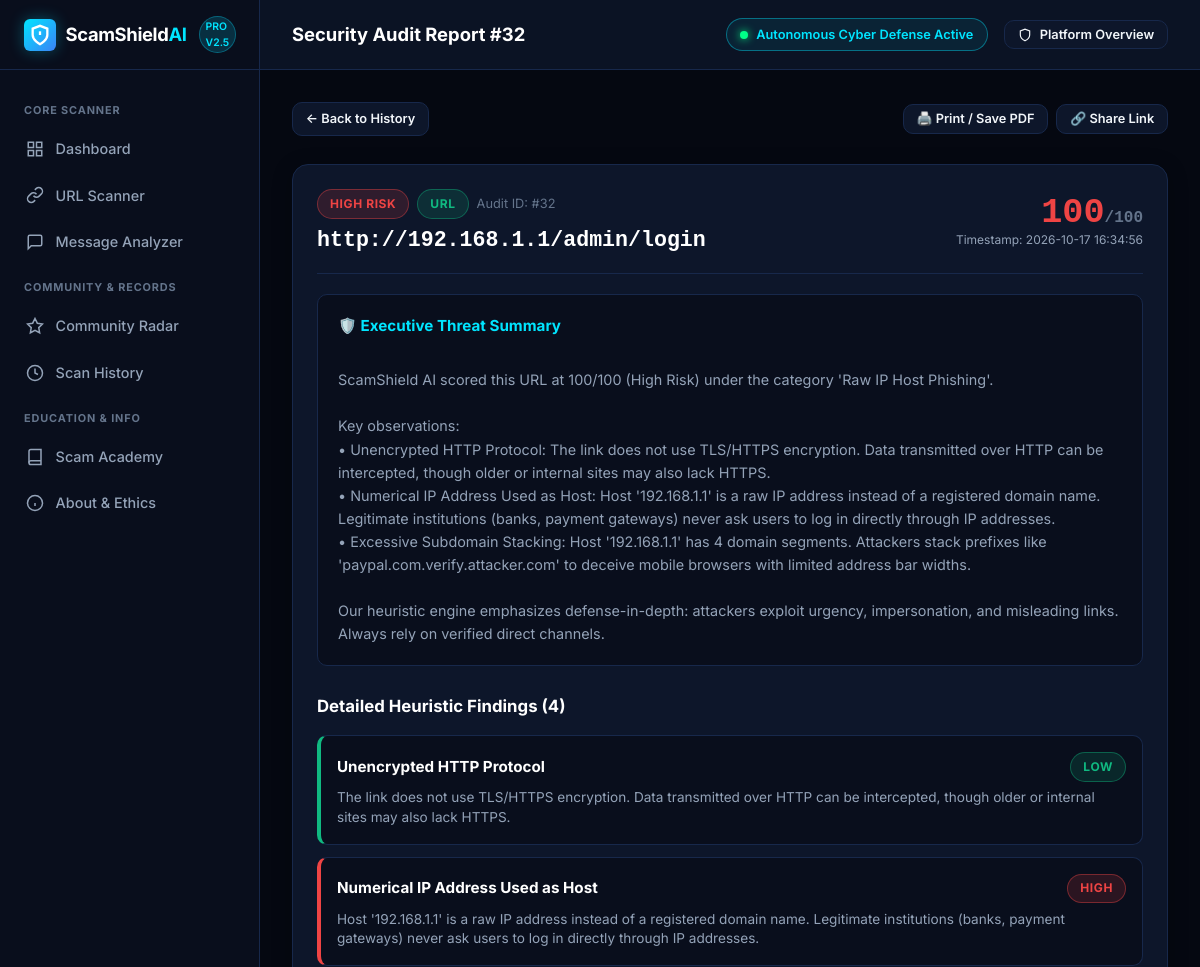
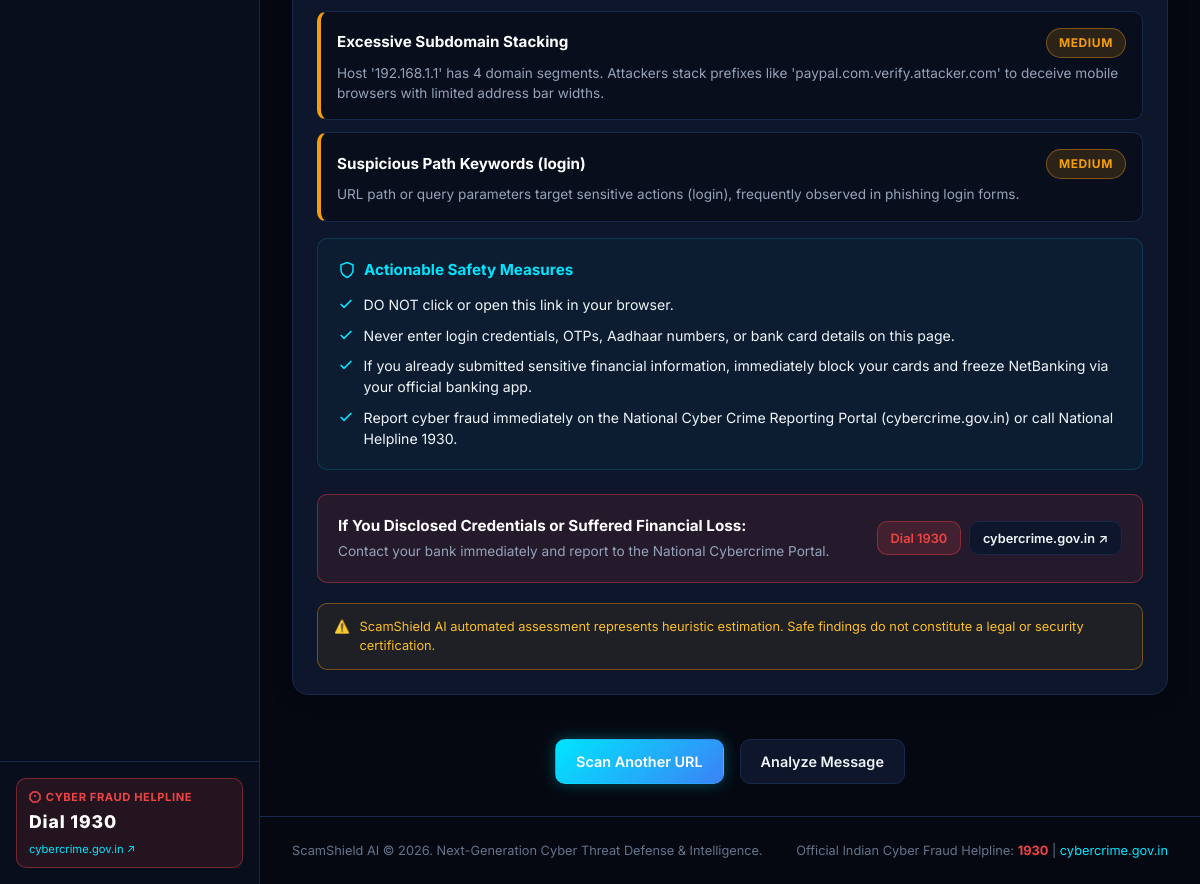
/results/32, run on the app's committed database (2 pictures, top to bottom).
### tables this page shows
CREATE TABLE scans (
        id INTEGER PRIMARY KEY AUTOINCREMENT,
        scan_type TEXT NOT NULL,
        target_preview TEXT NOT NULL,
        risk_score INTEGER NOT NULL,
        risk_level TEXT NOT NULL,
        primary_category TEXT NOT NULL,
        indicators_json TEXT,
        recommendations_json TEXT,
        full_summary TEXT,
        created_at TIMESTAMP DEFAULT CURRENT_TIMESTAMP
    );

### app.py (the view)
@app.route("/results/<int:scan_id>")
def results(scan_id):
    scan = get_scan_by_id(scan_id)
    if not scan:
        return render_template("404.html", message="Scan report not found."), 404
    return render_template("result.html", scan=scan)

### app.py (called while the page is built)
def is_rate_limited(ip: str) -> bool:
    now = time.time()
    clean_history = [t for t in REQUEST_LOG.get(ip, []) if now - t < 60]
    if len(clean_history) >= RATE_LIMIT_PER_MINUTE:
        return True
    clean_history.append(now)
    REQUEST_LOG[ip] = clean_history
    return False

@app.before_request
def check_rate_limit():
    if request.path.startswith("/static"):
        return None
    client_ip = request.remote_addr or "127.0.0.1"
    if is_rate_limited(client_ip):
        return jsonify({"error": "Rate limit exceeded. Please wait a moment before sending more requests."}), 429

### database/db.py (called while the page is built)
def get_db_connection():
    conn = sqlite3.connect(Config.DATABASE_PATH)
    conn.row_factory = sqlite3.Row
    conn.execute("PRAGMA foreign_keys = ON;")
    return conn

def get_scan_by_id(scan_id: int) -> dict:
    conn = get_db_connection()
    cursor = conn.cursor()
    cursor.execute("SELECT * FROM scans WHERE id = ?", (scan_id,))
    r = cursor.fetchone()
    conn.close()
    if not r:
        return None
    return {
        "id": r["id"],
        "scan_type": r["scan_type"],
        "target_preview": r["target_preview"],
        "risk_score": r["risk_score"],
        "risk_level": r["risk_level"],
        "primary_category": r["primary_category"],
        "indicators": json.loads(r["indicators_json"] or "[]"),
        "recommendations": json.loads(r["recommendations_json"] or "[]"),
        "full_summary": r["full_summary"],
        "created_at": r["created_at"]
    }

### templates/result.html (shortened to what this page needs)
{% extends "base.html" %}
{% block page_title %}Security Audit Report #{{ scan.id }}{% endblock %}
{% block content %}
<div style="display: flex; flex-direction: column; gap: 1.75rem; max-width: 900px; margin: 0 auto;">
  <div style="display: flex; justify-content: space-between; align-items: center; flex-wrap: wrap; gap: 0.75rem;">
    <a href="{{ url_for('history') }}" class="btn btn-secondary btn-sm">
      ← Back to History
    </a>
    <div style="display: flex; gap: 0.5rem;">
      <button class="btn btn-secondary btn-sm" onclick="window.print()">
        🖨️ Print / Save PDF
      </button>
      <button class="btn btn-secondary btn-sm" onclick="copyToClipboard(window.location.href, 'Report link copied!')">
        🔗 Share Link
      </button>
    </div>
  </div>
  <div class="cyber-card">
    <div class="cyber-card-header" style="border-bottom: 1px solid var(--border-color); padding-bottom: 1rem;">
      <div>
        <div style="display: flex; align-items: center; gap: 0.5rem; margin-bottom: 0.35rem;">
          <span class="badge-risk {{ scan.risk_level | lower }}">{{ scan.risk_level }} Risk</span>
          <span class="badge-risk low" style="text-transform: uppercase;">{{ scan.scan_type }}</span>
          <span style="font-size: 0.8rem; color: var(--text-dim);">Audit ID: #{{ scan.id }}</span>
        </div>
        <h2 style="font-size: 1.35rem; color: #fff; font-family: var(--font-mono); word-break: break-all;">
          {{ scan.target_preview }}
        </h2>
      </div>
      <div style="text-align: right;">
        <div style="font-size: 2.2rem; font-weight: 900; font-family: var(--font-mono);" class="risk-score-display {{ scan.risk_level | lower }}">
          {{ scan.risk_score }}<span style="font-size: 1rem; color: var(--text-dim);">/100</span>
        </div>
        <div style="font-size: 0.75rem; color: var(--text-muted);">Timestamp: {{ scan.created_at }}</div>
      </div>
    </div>
    {% if scan.full_summary %}
    <div style="margin-top: 1.25rem; background: var(--bg-secondary); border: 1px solid var(--border-color); border-radius: var(--radius-md); padding: 1.25rem;">
      <h3 style="font-size: 0.95rem; font-weight: 700; color: var(--accent-cyan); margin-bottom: 0.5rem;">
        🛡️ Executive Threat Summary
      </h3>
      <p style="font-size: 0.9rem; color: var(--text-muted); line-height: 1.6; white-space: pre-line;">
        {{ scan.full_summary }}
      </p>
    </div>
    {% endif %}
    <div style="margin-top: 1.75rem;">
      <h3 style="font-size: 1.05rem; font-weight: 700; color: #fff; margin-bottom: 0.75rem;">
        Detailed Heuristic Findings ({{ scan.indicators | length }})
      </h3>
      <div class="indicators-list">
        {% for ind in scan.indicators %}
        <div class="indicator-item {{ ind.severity | lower }}">
          <div class="indicator-item-header">
            <span class="indicator-title">{{ ind.title }}</span>
            <span class="badge-risk {{ ind.severity | lower }}">{{ ind.severity }}</span>
          </div>
          <p class="indicator-desc">{{ ind.desc }}</p>
        </div>
        {% else %}
        <div style="color: var(--text-muted); font-size: 0.9rem;">No high-severity indicators triggered.</div>
        {% endfor %}
      </div>
    </div>
    <div class="recommendations-box">
      <h4 style="font-size: 0.95rem; font-weight: 700; color: var(--accent-cyan); display: flex; align-items: center; gap: 0.5rem;">
        <svg width="18" height="18" viewBox="0 0 24 24" fill="none" stroke="currentColor" stroke-width="2"><path d="M12 22s8-4 8-10V5l-8-3-8 3v7c0 6 8 10 8 10z"></path></svg>
        Actionable Safety Measures
      </h4>
      <ul class="recommendations-list">
        {% for rec in scan.recommendations %}
        <li>
          <svg width="16" height="16" viewBox="0 0 24 24" fill="none" stroke="currentColor" stroke-width="2.5"><polyline points="20 6 9 17 4 12"></polyline></svg>
          <span>{{ rec }}</span>
        </li>
        {% endfor %}
      </ul>
    </div>
    <div style="margin-top: 1.5rem; background: rgba(239, 68, 68, 0.1); border: 1px solid var(--risk-high-border); border-radius: var(--radius-md); padding: 1.25rem; display: flex; align-items: center; justify-content: space-between; flex-wrap: wrap; gap: 1rem;">
      <div>
        <h4 style="color: #fff; font-size: 0.95rem; margin-bottom: 0.2rem;">If You Disclosed Credentials or Suffered Financial Loss:</h4>
        <p style="color: var(--text-muted); font-size: 0.85rem;">Contact your bank immediately and report to the National Cybercrime Portal.</p>
      </div>
      <div style="display: flex; gap: 0.5rem;">
        <a href="tel:1930" class="btn btn-danger btn-sm">Dial 1930</a>
        <a href="https://cybercrime.gov.in" target="_blank" rel="noopener noreferrer" class="btn btn-secondary btn-sm">cybercrime.gov.in ↗</a>
      </div>
    </div>
    <div class="disclaimer-box">
      <span>⚠️</span>
      <span>ScamShield AI automated assessment represents heuristic estimation. Safe findings do not constitute a legal or security certification.</span>
    </div>
  </div>
  <div style="display: flex; justify-content: center; gap: 1rem; margin-top: 1rem;">
    <a href="{{ url_for('scanner') }}" class="btn btn-primary">
      Scan Another URL
    </a>
    <a href="{{ url_for('analyzer') }}" class="btn btn-secondary">
      Analyze Message
    </a>
  </div>
</div>
{% endblock %}

### templates/base.html (shortened to what this page needs)
<!DOCTYPE html>
<html lang="en">
<head>
  <link rel="stylesheet" href="{{ url_for('static', filename='css/style.css') }}">
</head>
<body>
  <div class="app-container">
    <aside class="app-sidebar" id="appSidebar">
      <div class="sidebar-header">
        <a href="/" class="brand-logo">
          <div class="brand-icon">
            <svg width="22" height="22" viewBox="0 0 24 24" fill="none" stroke="currentColor" stroke-width="2.5"><path d="M12 22s8-4 8-10V5l-8-3-8 3v7c0 6 8 10 8 10z"></path><path d="M12 8v4"></path><path d="M12 16h.01"></path></svg>
          </div>
          <span>ScamShield<span style="color: var(--accent-cyan);">AI</span></span>
        </a>
        <span class="brand-badge">PRO v2.5</span>
      </div>
      <nav class="sidebar-nav">
        <div class="nav-section-title">Core Scanner</div>
        <a href="{{ url_for('dashboard') }}" class="nav-item {% if request.path == '/dashboard' %}active{% endif %}">
          <svg viewBox="0 0 24 24" fill="none" stroke="currentColor"><rect x="3" y="3" width="7" height="7"></rect><rect x="14" y="3" width="7" height="7"></rect><rect x="14" y="14" width="7" height="7"></rect><rect x="3" y="14" width="7" height="7"></rect></svg>
          <span>Dashboard</span>
        </a>
        <a href="{{ url_for('scanner') }}" class="nav-item {% if request.path == '/scanner' %}active{% endif %}">
          <svg viewBox="0 0 24 24" fill="none" stroke="currentColor"><path d="M10 13a5 5 0 0 0 7.54.54l3-3a5 5 0 0 0-7.07-7.07l-1.72 1.71"></path><path d="M14 11a5 5 0 0 0-7.54-.54l-3 3a5 5 0 0 0 7.07 7.07l1.71-1.71"></path></svg>
          <span>URL Scanner</span>
        </a>
        <a href="{{ url_for('analyzer') }}" class="nav-item {% if request.path == '/analyzer' %}active{% endif %}">
          <svg viewBox="0 0 24 24" fill="none" stroke="currentColor"><path d="M21 15a2 2 0 0 1-2 2H7l-4 4V5a2 2 0 0 1 2-2h14a2 2 0 0 1 2 2z"></path></svg>
          <span>Message Analyzer</span>
        </a>
        <div class="nav-section-title">Community & Records</div>
        <a href="{{ url_for('reports') }}" class="nav-item {% if request.path == '/reports' %}active{% endif %}">
          <svg viewBox="0 0 24 24" fill="none" stroke="currentColor"><polygon points="12 2 15.09 8.26 22 9.27 17 14.14 18.18 21.02 12 17.77 5.82 21.02 7 14.14 2 9.27 8.91 8.26 12 2"></polygon></svg>
          <span>Community Radar</span>
        </a>
        <a href="{{ url_for('history') }}" class="nav-item {% if request.path == '/history' %}active{% endif %}">
          <svg viewBox="0 0 24 24" fill="none" stroke="currentColor"><circle cx="12" cy="12" r="10"></circle><polyline points="12 6 12 12 16 14"></polyline></svg>
          <span>Scan History</span>
        </a>
        <div class="nav-section-title">Education & Info</div>
        <a href="{{ url_for('learn') }}" class="nav-item {% if request.path == '/learn' %}active{% endif %}">
          <svg viewBox="0 0 24 24" fill="none" stroke="currentColor"><path d="M4 19.5A2.5 2.5 0 0 1 6.5 17H20"></path><path d="M6.5 2H20v20H6.5A2.5 2.5 0 0 1 4 19.5v-15A2.5 2.5 0 0 1 6.5 2z"></path></svg>
          <span>Scam Academy</span>
        </a>
        <a href="{{ url_for('about') }}" class="nav-item {% if request.path == '/about' %}active{% endif %}">
          <svg viewBox="0 0 24 24" fill="none" stroke="currentColor"><circle cx="12" cy="12" r="10"></circle><line x1="12" y1="16" x2="12" y2="12"></line><line x1="12" y1="8" x2="12.01" y2="8"></line></svg>
          <span>About & Ethics</span>
        </a>
      </nav>
      <div class="sidebar-footer">
        <div class="emergency-pill">
          <div class="pill-label">
            <svg width="12" height="12" viewBox="0 0 24 24" fill="none" stroke="currentColor" stroke-width="3"><polygon points="7.86 2 16.14 2 22 7.86 22 16.14 16.14 22 7.86 22 2 16.14 2 7.86 7.86 2"></polygon><line x1="12" y1="8" x2="12" y2="12"></line><line x1="12" y1="16" x2="12.01" y2="16"></line></svg>
            Cyber Fraud Helpline
          </div>
          <div class="pill-number">Dial 1930</div>
          <a href="https://cybercrime.gov.in" target="_blank" rel="noopener noreferrer" style="font-size: 0.7rem; color: var(--accent-cyan); display: flex; align-items: center; gap: 4px; margin-top: 2px;">
            cybercrime.gov.in ↗
          </a>
        </div>
      </div>
    </aside>
    <div class="app-main">
      <header class="app-header">
        <div class="header-left">
          <h1 class="page-title">{% block page_title %}Cyber Threat Protection{% endblock %}</h1>
        </div>
        <div class="header-right">
          <div class="header-badge" style="border-color: rgba(0, 229, 255, 0.4); background: rgba(0, 229, 255, 0.08);">
            <span class="pulse-dot" style="background: var(--accent-green); box-shadow: 0 0 8px var(--accent-green);"></span>
            <span style="color: var(--accent-cyan); font-weight: 600;">Autonomous Cyber Defense Active</span>
          </div>
          <button class="btn btn-secondary btn-sm" onclick="openPresentationModal()">
            <svg width="14" height="14" viewBox="0 0 24 24" fill="none" stroke="currentColor" stroke-width="2"><path d="M12 22s8-4 8-10V5l-8-3-8 3v7c0 6 8 10 8 10z"></path></svg>
            Platform Overview
          </button>
        </div>
      </header>
      <main class="page-content">
        {% block content %}{% endblock %}
      </main>
      <footer style="padding: 1.5rem 2rem; border-top: 1px solid var(--border-color); font-size: 0.8rem; color: var(--text-dim); text-align: center; display: flex; justify-content: space-between; align-items: center; flex-wrap: wrap; gap: 1rem;">
        <div>
          ScamShield AI &copy; 2026. Next-Generation Cyber Threat Defense & Intelligence.
        </div>
        <div>
          Official Indian Cyber Fraud Helpline: <strong style="color: var(--risk-high);">1930</strong> | <a href="https://cybercrime.gov.in" target="_blank" rel="noopener noreferrer">cybercrime.gov.in</a>
        </div>
      </footer>
    </div>
  </div>
</body>
</html>

### data on the page
scans: id "32", risk_level "HIGH", scan_type "URL", target_preview "http://192.168.1.1/admin/login", risk_score "100", created_at "2026-10-17 16:34:56", full_summary "ScamShield AI scored this URL at 100/100 (High Risk) under the category 'Raw IP Host Phishing'. Key observations: • Unencrypted HTTP Protocol: The link does not use TLS/HTTPS encryption. Data transmitted over HTTP can be intercepted, though older or internal sites may also lack HTTPS. • Numerical IP Address Used as Host: Host '192.168.1.1' is a raw IP address instead of a registered domain name. Legitimate institutions (banks, payment gateways) never ask users to log in directly through IP addresses. • Excessive Subdomain Stacking: Host '192.168.1.1' has 4 domain segments. Attackers stack prefixes like 'paypal.com.verify.attacker.com' to deceive mobile browsers with limited address bar…"

### other printed values
{{ scan.indicators | length }} "4"
{{ ind.title }} "Unencrypted HTTP Protocol" "Numerical IP Address Used as Host" "Excessive Subdomain Stacking" "Suspicious Path Keywords (login)"
{{ ind.severity }} "LOW" "HIGH" "MEDIUM" "MEDIUM"
{{ ind.desc }} "The link does not use TLS/HTTPS encryption. Data transmitted over HTTP can be intercepted, though older or internal sites may also lack HTTPS." "Host '192.168.1.1' is a raw IP address instead of a registered domain name. Legitimate institutions (banks, payment gateways) never ask users to log in directly through IP addresses." "Host '192.168.1.1' has 4 domain segments. Attackers stack prefixes like 'paypal.com.verify.attacker.com' to deceive mobile browsers with limited address bar widths." "URL path or query parameters target sensitive actions (login), frequently observed in phishing login forms."
{{ rec }} "DO NOT click or open this link in your browser." "Never enter login credentials, OTPs, Aadhaar numbers, or bank card details on this page." "If you already submitted sensitive financial information, immediately block your cards and freeze NetBanking via your official banking app." "Report cyber fraud immediately on the National Cyber Crime Reporting Portal (cybercrime.gov.in) or call National Helpline 1930."
